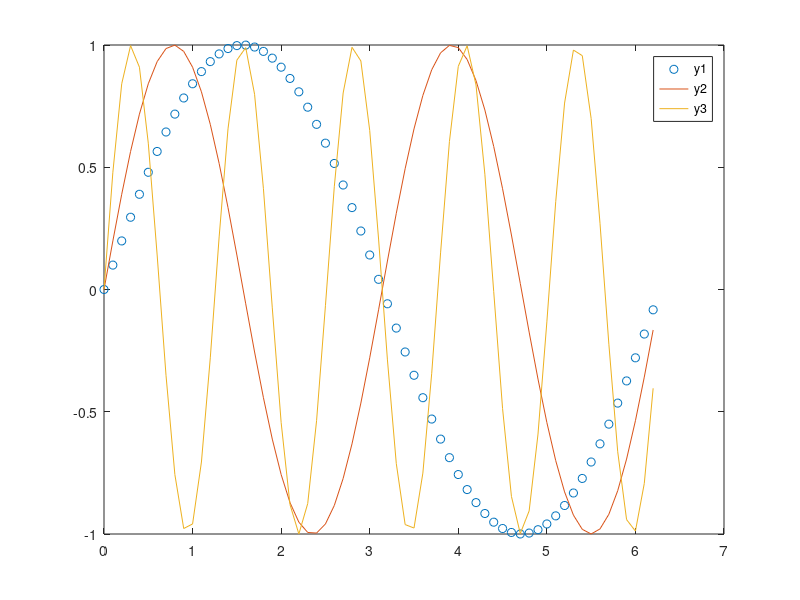
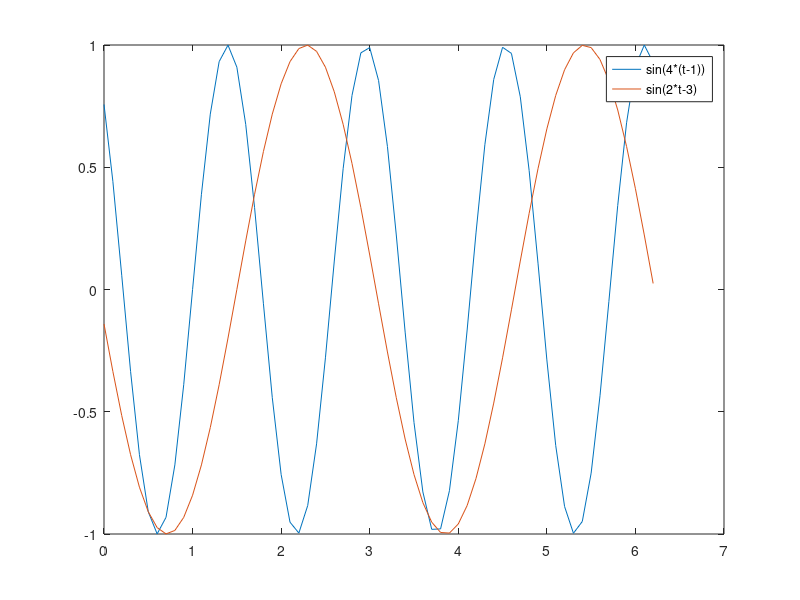
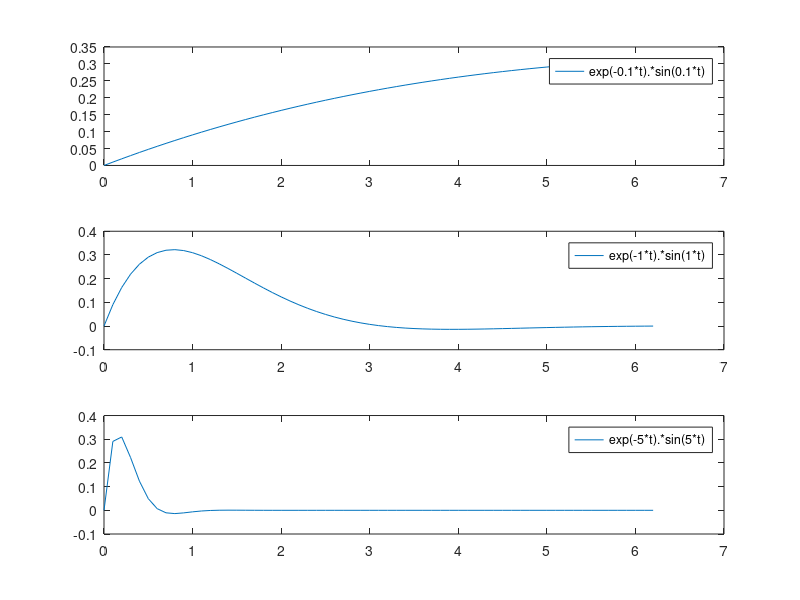

MATLAB code to generate these figures, in order:
clc; clear; close all;
t = 0:0.1:6.28;

% Part 1
y1 = sin(t);
y2 = sin(2*t);
y3 = sin(5*t);
plot(t, y1, 'o', t, y2, '-', t, y3)
legend('y1', 'y2', 'y3')

% Part 2
figure
y4 = sin(4*(t-1));
y5 = sin(2*t-3);
plot(t, y4, t, y5)
legend('sin(4*(t-1))', 'sin(2*t-3)')

% Part 3
figure
alpha = [0.1 1 5];
for i = 1:length(alpha)
    y6 = exp(-alpha(i)*t).*sin(alpha(i)*t);
    subplot(length(alpha), 1, i)
    plot(t, y6)
    legend(['exp(-' num2str(alpha(i)) '*t).*sin(' num2str(alpha(i)) '*t)'])
end